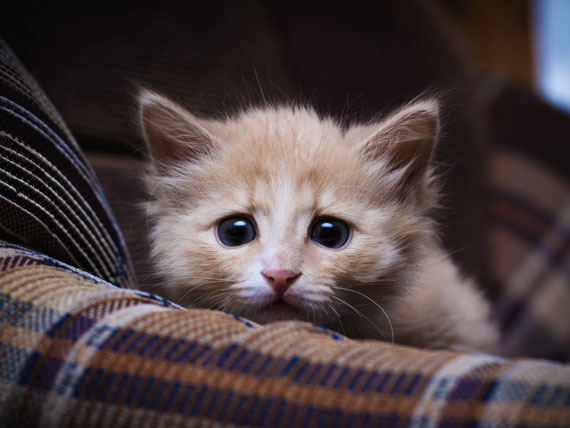
#> input picture python/2_matrices_cv/cat2.jpg, 570 x 428 px
$ python 3_treshoold_color.py
#> lines starting #> are read from the running program, lines starting #| are printed output that depends on the picture; after the words box and inside, x2 and y2 are one past the last pixel; in counts of white or black regions, pixels touching at a corner belong together
# -*- coding: utf-8 -*-
"""
Created on Mon Jan 29 12:45:59 2018

@author: Romualdo J. Villalobos P.
"""

import numpy as np
import cv2

entrada = cv2.imread("cat2.jpg")
#> entrada is the input picture: shape (428, 570, 3); mean B, G, R 65.5, 64.8, 77

alto, ancho, channels = entrada.shape
#> alto = 428; ancho = 570; channels = 3
salida = np.zeros((alto, ancho), np.uint8)

while(True):
    for i in range(0, alto):
        for j in range(0, ancho):
            # READ IMAGE DATA
            r = entrada.item(i,j,2)
            g = entrada.item(i,j,1)
            b = entrada.item(i,j,0)

            br = True if r > 50 else False
            bg = True if g > 65 else False
            bb = True if b > 40 else False

            c = 255 if br and bg and bb else 0

            salida.itemset((i,j), c)
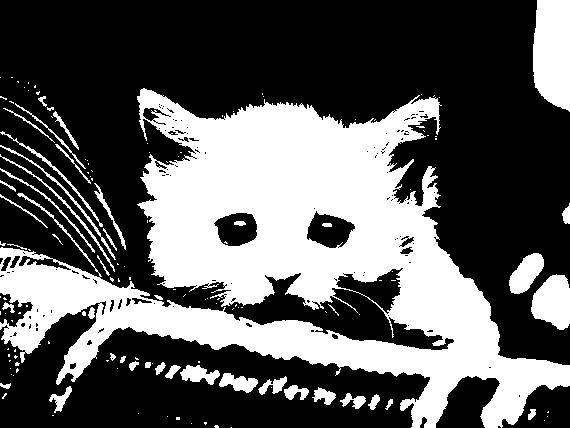
#> salida: shape (428, 570); 36.5% white; 145 white regions (101 under 20 px), largest, box (x1, y1, x2, y2) and area: (0, 88, 570, 428) 77078, (533, 0, 570, 112) 3623, (531, 274, 570, 330) 1610

    cv2.imshow("Resultado", entrada)
    cv2.imshow("original", salida)
    ch = 0xFF & cv2.waitKey()
#> (key q is pressed here)
    if (ch == ord('q')):
        cv2.imwrite("resultado.jpg", salida)
        break;
cv2.destroyAllWindows();
